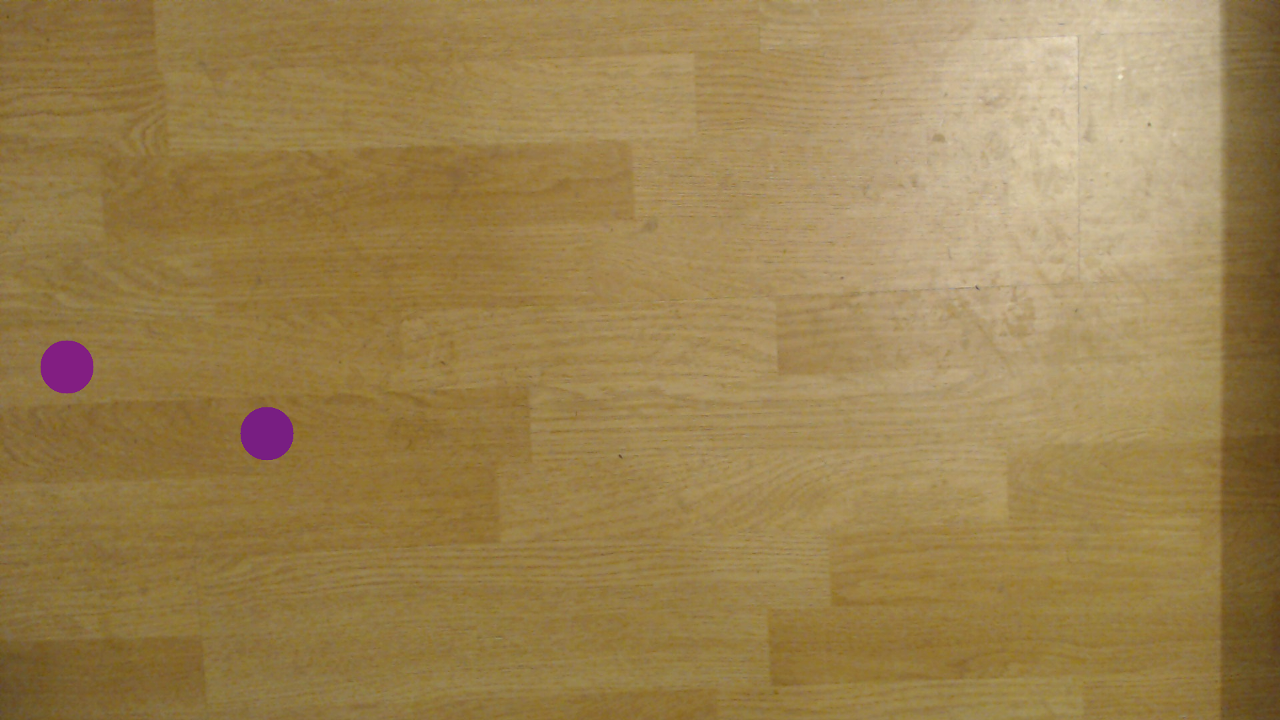
#> input picture labs/lab05/sample01.tiff, 1280 x 720 px, given in place of the camera
$ python Task3.py
#> lines starting #> are read from the running program, lines starting #| are printed output that depends on the picture; after the words box and inside, x2 and y2 are one past the last pixel; in counts of white or black regions, pixels touching at a corner belong together
import numpy as np
import cv2

cap = cv2.VideoCapture(0)

cv2.namedWindow("Original")
trackbar_value_lR = 0
trackbar_value_lG = 0
trackbar_value_lB = 0
trackbar_value_hR = 125
trackbar_value_hG = 125
trackbar_value_hB = 125
def updateValue_lR(new_value_lR):
    global trackbar_value_lR
    trackbar_value_lR = new_value_lR
def updateValue_lG(new_value_lG):
    global trackbar_value_lG
    trackbar_value_lG = new_value_lG
def updateValue_lB(new_value_lB):
    global trackbar_value_lB
    trackbar_value_lB = new_value_lB
def updateValue_hR(new_value_hR):
    global trackbar_value_hR
    trackbar_value_hR = new_value_hR
def updateValue_hG(new_value_hG):
    global trackbar_value_hG
    trackbar_value_hG = new_value_hG
def updateValue_hB(new_value_hB):
    global trackbar_value_hB
    trackbar_value_hB = new_value_hB

cv2.createTrackbar("lR", "Original", trackbar_value_lR, 255, updateValue_lR)
cv2.createTrackbar("lG", "Original", trackbar_value_lG, 255, updateValue_lG)
cv2.createTrackbar("lB", "Original", trackbar_value_lB, 255, updateValue_lB)
cv2.createTrackbar("hR", "Original", trackbar_value_hR, 255, updateValue_hR)
cv2.createTrackbar("hG", "Original", trackbar_value_hG, 255, updateValue_hG)
cv2.createTrackbar("hB", "Original", trackbar_value_hB, 255, updateValue_hB)


blobparams = cv2.SimpleBlobDetector_Params()
blobparams.filterByArea = True
blobparams.minArea = 200
blobparams.maxArea = 10000
blobparams.filterByCircularity = False
blobparams.filterByInertia = False
blobparams.filterByConvexity = False
blobparams.minDistBetweenBlobs = 50
detector = cv2.SimpleBlobDetector_create(blobparams)


while True:
    ret, frame = cap.read()
#> frame is the input picture: shape (720, 1280, 3); mean B, G, R 79.9, 129.6, 155.4


    # You will need this later
    # frame = cv2.cvtColor(frame, ENTER_CORRECT_CONSTANT_HERE)
#     frame = cv2.cvtColor(frame, )
    # Colour detection limits

    lowerLimits = np.array([trackbar_value_lB, trackbar_value_lG, trackbar_value_lR])
    upperLimits = np.array([trackbar_value_hB, trackbar_value_hG, trackbar_value_hR])
    print(lowerLimits)
    print(upperLimits)
    thresholded = cv2.inRange(frame, lowerLimits, upperLimits)
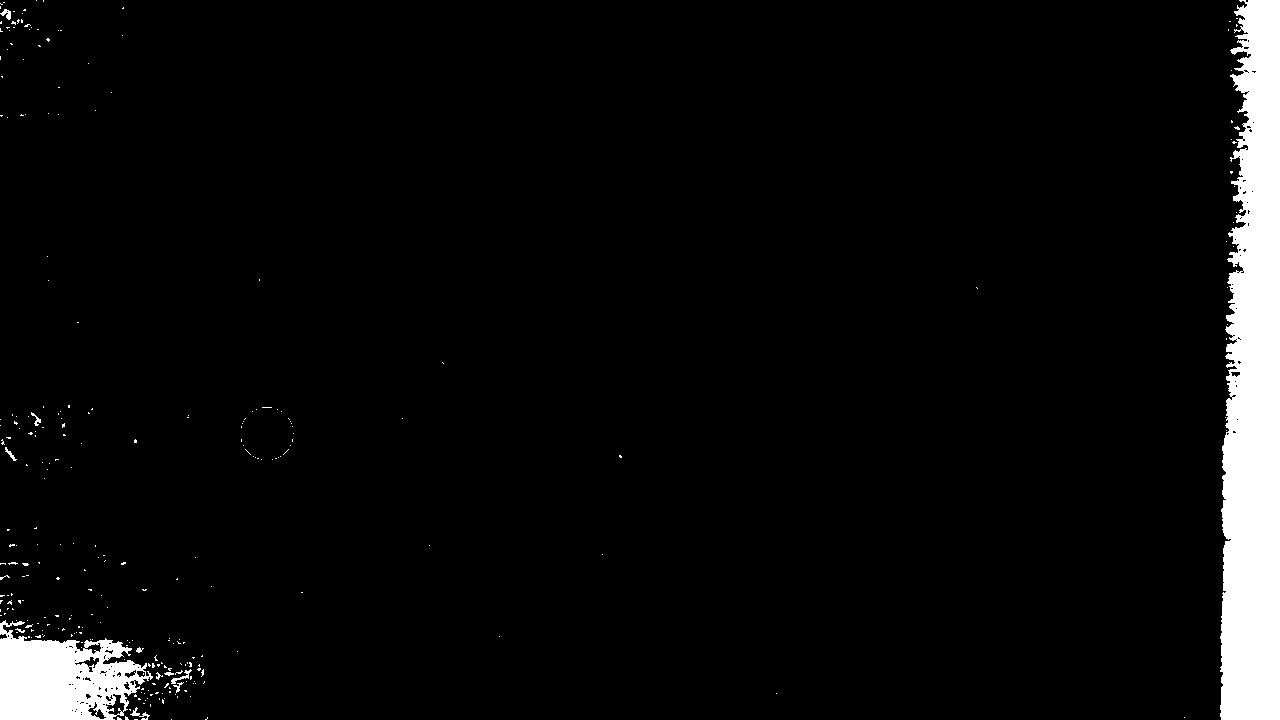
#> thresholded: shape (720, 1280); 5.1% white; 285 white regions (273 under 20 px), largest, box (x1, y1, x2, y2) and area: (1220, 0, 1280, 720) 35730, (0, 620, 153, 720) 9742, (171, 669, 192, 684) 82
    thresholded = cv2.bitwise_not(thresholded)
    outimage = cv2.bitwise_and(frame, frame, mask = thresholded)
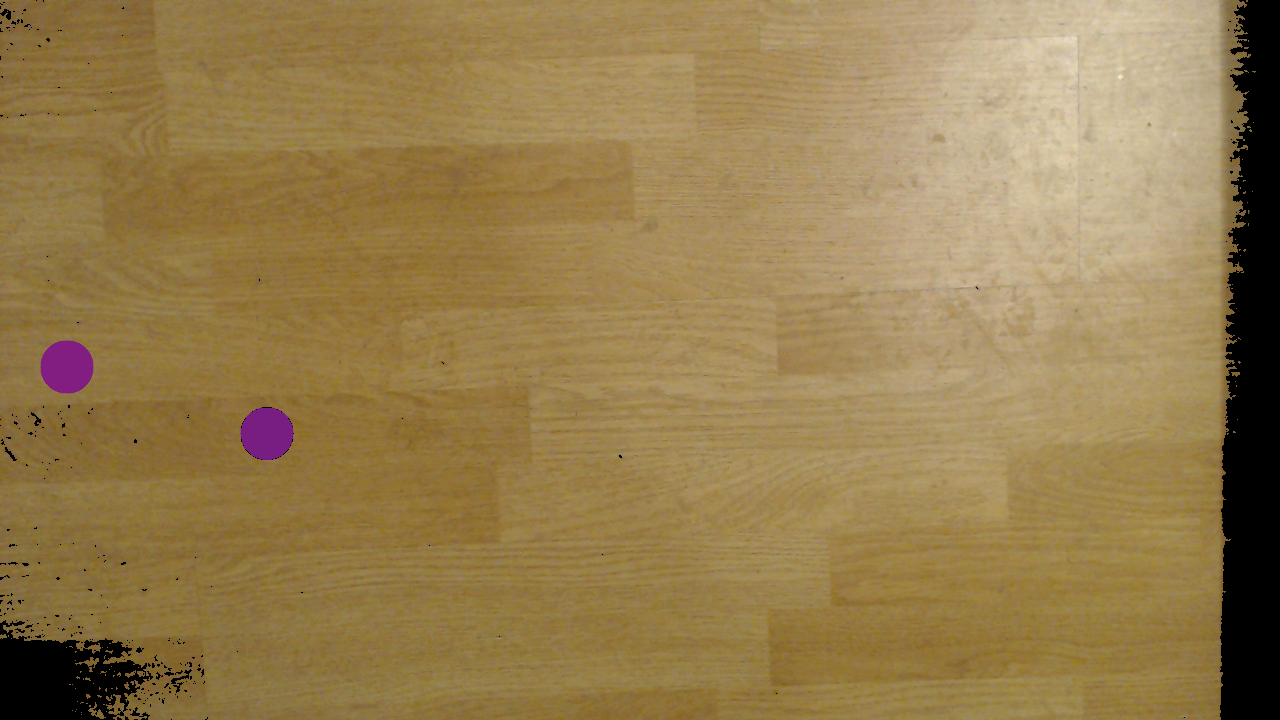
#> outimage: shape (720, 1280, 3); mean B, G, R 77.7, 125.1, 149.7

    keypoints = detector.detect(thresholded)
#> keypoints = ()
    image = cv2.drawKeypoints(frame, keypoints, np.array([]), (0,0,255), cv2.DRAW_MATCHES_FLAGS_DRAW_RICH_KEYPOINTS)

    for keypoint in keypoints:
        x = int(keypoint.pt[0])
        y = int(keypoint.pt[1])
        cv2.putText(image, (str("x: ") + str(x)), (x + 50, y), cv2.FONT_HERSHEY_SIMPLEX, 0.5, (0, 0, 255), 2)
        cv2.putText(image, (str("y: ") + str(y)), (x + 50, y + 30), cv2.FONT_HERSHEY_SIMPLEX, 0.5, (0, 0, 255), 2)
#> this loop made 0 passes
    cv2.imshow('Original', frame)
    cv2.imshow("image", image)
    cv2.imshow('Processed', thresholded)

    # Quit the program when 'q' is pressed
    if cv2.waitKey(1) & 0xFF == ord('q'):
#> (key q is pressed here)
        break

print('closing program')
cap.release()
cv2.destroyAllWindows()

$ run again, on labs/lab05/sample02.tiff
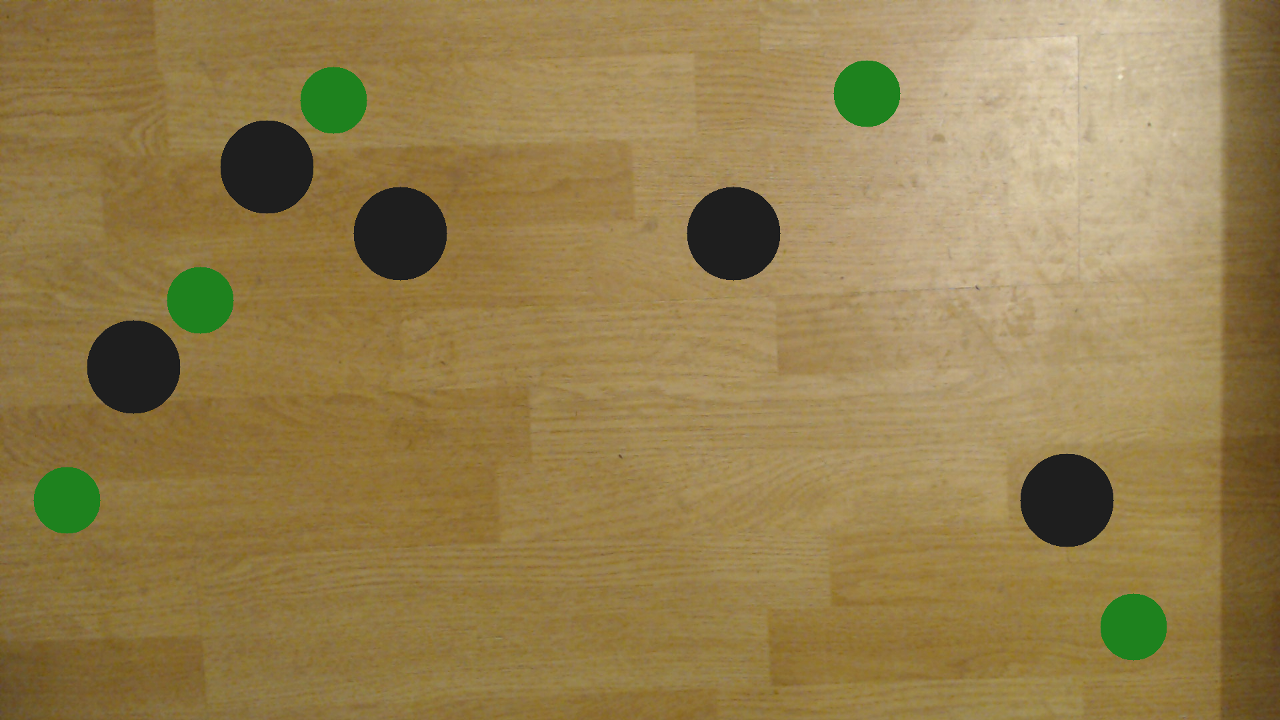
#> input picture labs/lab05/sample02.tiff, 1280 x 720 px, given in place of the camera
#> frame is the input picture: shape (720, 1280, 3); mean B, G, R 77.2, 126.5, 148.6
#> `thresholded = cv2.inRange(frame, lowerLimits, upperLimits)`:
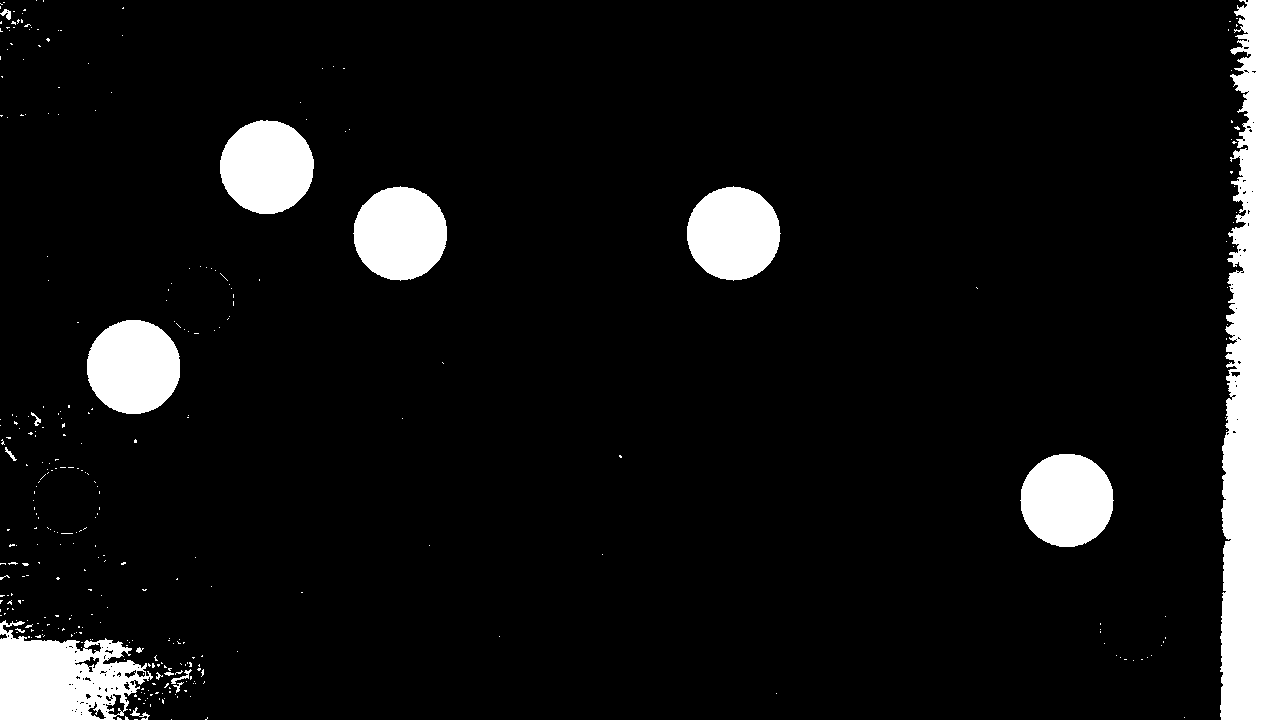
#> thresholded: shape (720, 1280); 8.8% white; 335 white regions (318 under 20 px), largest, box (x1, y1, x2, y2) and area: (1220, 0, 1280, 720) 35730, (0, 620, 153, 720) 9742, (87, 320, 180, 414) 6914
#> keypoints = 5 keypoints; (x, y, size): (133, 367, 94.7), (400, 233, 94.5), (266, 167, 94.5), (733, 233, 94.4), (1067, 500, 94.3)
#> the loop `for keypoint in keypoints:` made 5 passes
#> (keypoint, x, y) on passes 1 to 5: (keypoint at (1066.5, 499.9), size 94.3, 1066, 499), (keypoint at (133.1, 366.5), size 94.7, 133, 366), (keypoint at (733.2, 233.1), size 94.4, 733, 233), (keypoint at (399.8, 233.1), size 94.5, 399, 233), (keypoint at (266.5, 166.6), size 94.5, 266, 166)
#> after the loop `for keypoint in keypoints:`:
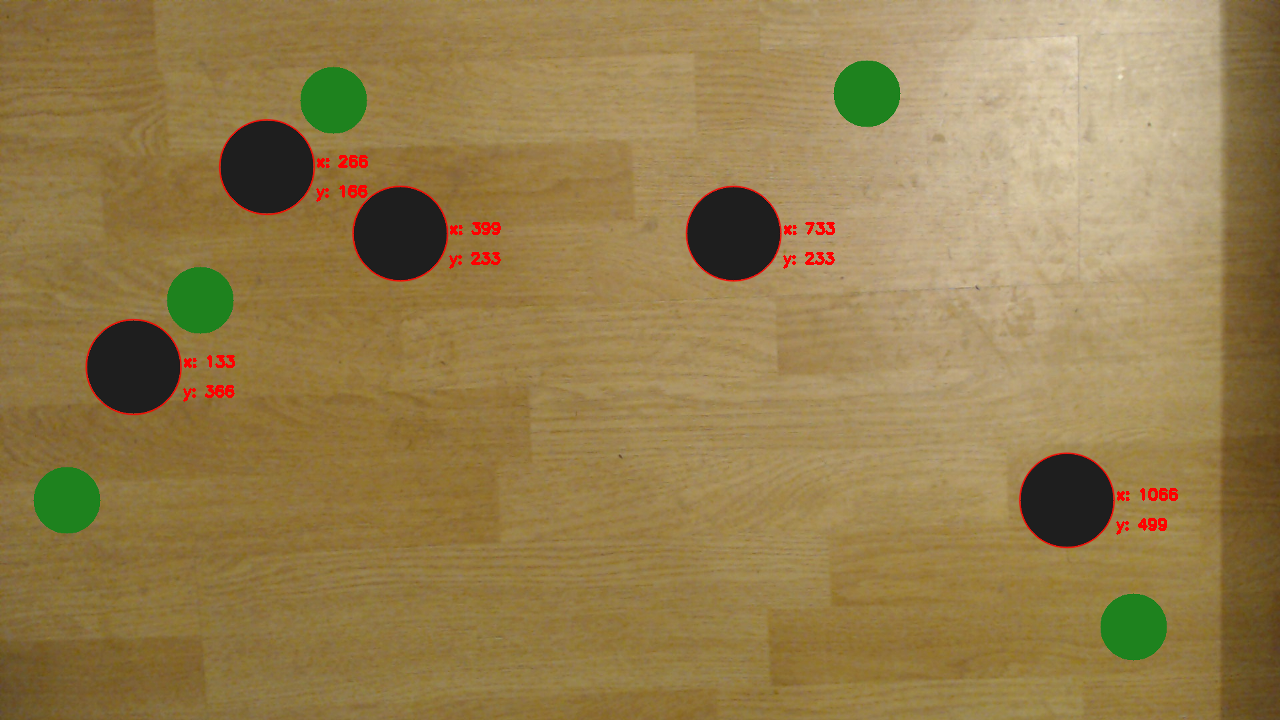
#> image: shape (720, 1280, 3); mean B, G, R 76.8, 125.8, 149.2
